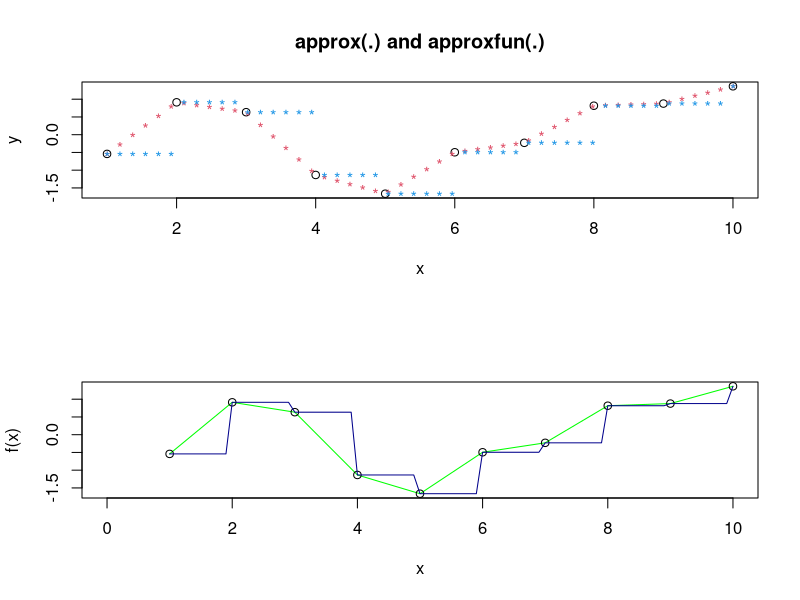

This chart was generated by the following R code: (Note: this script raises an error after producing the figure.)


x <- 1:10
y <- rnorm(10)
par(mfrow = c(2,1))
plot(x, y, main = "approx(.) and approxfun(.)")
points(approx(x, y), col = 2, pch = "*")
points(approx(x, y, method = "constant"), col = 4, pch = "*")

f <- approxfun(x, y)
curve(f(x), 0, 10, col = "green")
points(x, y)
is.function(fc <- approxfun(x, y, method = "const")) # TRUE
curve(fc(x), 0, 10, col = "darkblue", add = TRUE)


approx(x, y, xout=c(0.5, 1, 1.5, 2, 2.5, 3.5, 4.5))

library(e1071)
breast_cancer
